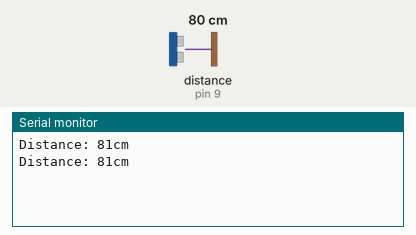
Simulated run of this sketch. Board: Arduino Uno, built with avr-gcc and run on an emulated ATmega328P. Shown: the last lines printed to the serial monitor. The inputs (shaded band) are chosen by the test bench; at power-on: distance to the obstacle (sensor on pin 9) 80 cm. The echo pulse lasts 58.3 µs per cm.

Above: at 1.8 s.
1.9 s: distance to the obstacle (sensor on pin 9) set to 2 cm
At 2.7 s:
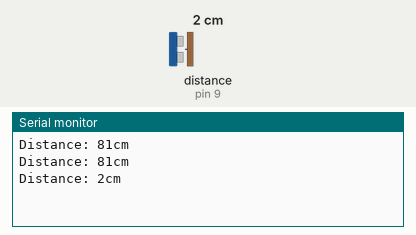
3.4 s: distance to the obstacle (sensor on pin 9) set to 4 cm
At 4.8 s:
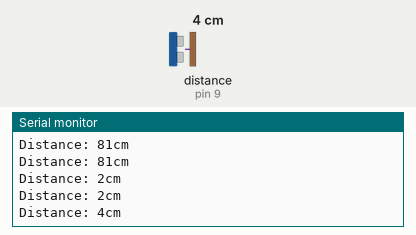
Timing chart, 0 to 6.4 s (numbered marks = the images above; inputs shaded):
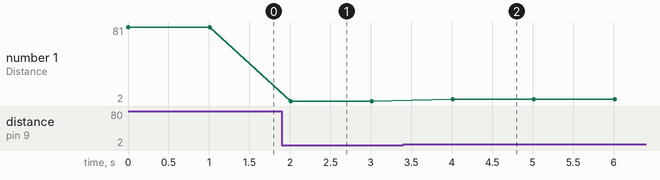

The sketch:

Sensor_distancia_.ino
```cpp
#include <NewPing.h>

#define TRIGGER_PIN  8
#define ECHO_PIN     9
#define MAX_DISTANCE 200

NewPing DistanceSensor(TRIGGER_PIN, ECHO_PIN, MAX_DISTANCE);

void setup() {
  // put your setup code here, to run once:
  Serial.begin(9600);

}

void loop() {

  unsigned int cm = DistanceSensor.ping_cm();


  Serial.print("Distance: ");
  Serial.print(cm);
  Serial.println("cm");

  delay(1000);
  // put your main code here, to run repeatedly:

}
```

Measured:
- after the input at 1.9 s, the serial monitor: prints a new line after 0.11 s (image 1)
- after the input at 3.4 s, the serial monitor: prints a new line after 0.61 s (image 2)
- plotted number 1: 81 → 2 after the input at 1.9 s, 2 → 4 after the input at 3.4 s
